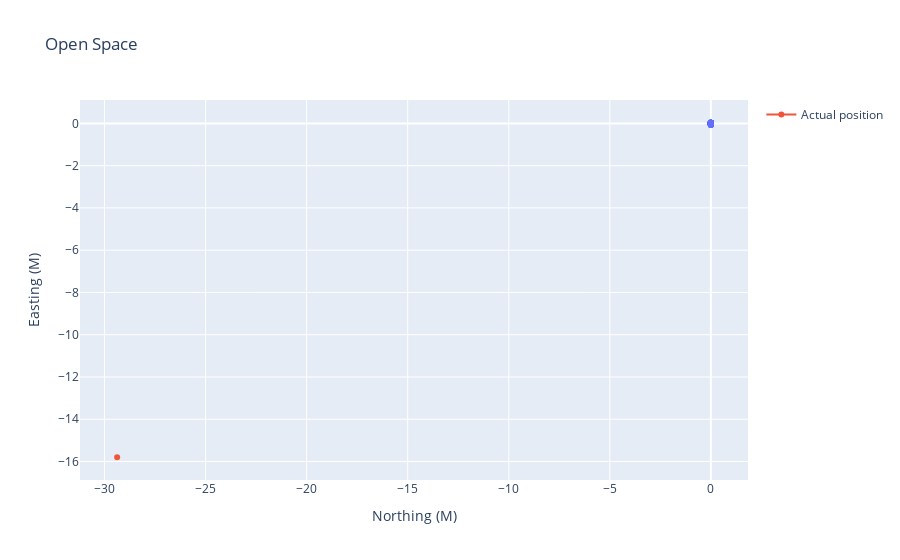

Notebook code cell kept with this figure:
### Markdown cell above
# Range of position
northing - 0
easting - (-0.06, 0.03)
***

### Code cell
# Comparision between gps and google map position
x = known_northing - df_op_s.UTM_northing[0]
y = known_easting - df_op_s.UTM_easting[0]
fig.add_scatter(x=[x],y=[y],name='Actual position')
fig.show()

### Figure 1 — Plotly figure (JSON) as saved in the notebook; plotly's stock layout.template omitted (floating-point values rounded to 4 significant figures; data arrays with more than 128 entries replaced by an {"elided": "..."} marker saying what was removed)
{"data": [{"hovertemplate": "Northing (M)=%{x}<br>Easting (M)=%{y}<extra></extra>", "legendgroup": "", "marker": {"color": "#636efa", "symbol": "circle"}, "mode": "markers", "name": "", "orientation": "v", "showlegend": false, "type": "scatter", "x": {"elided": "619 int values"}, "xaxis": "x", "y": {"elided": "619 float values"}, "yaxis": "y"}, {"name": "Actual position", "type": "scatter", "x": [-29.38], "y": [-15.8]}], "layout": {"legend": {"tracegroupgap": 0}, "title": {"text": "Open Space"}, "xaxis": {"anchor": "y", "domain": [0, 1], "title": {"text": "Northing (M)"}}, "yaxis": {"anchor": "x", "domain": [0, 1], "title": {"text": "Easting (M)"}}}}
